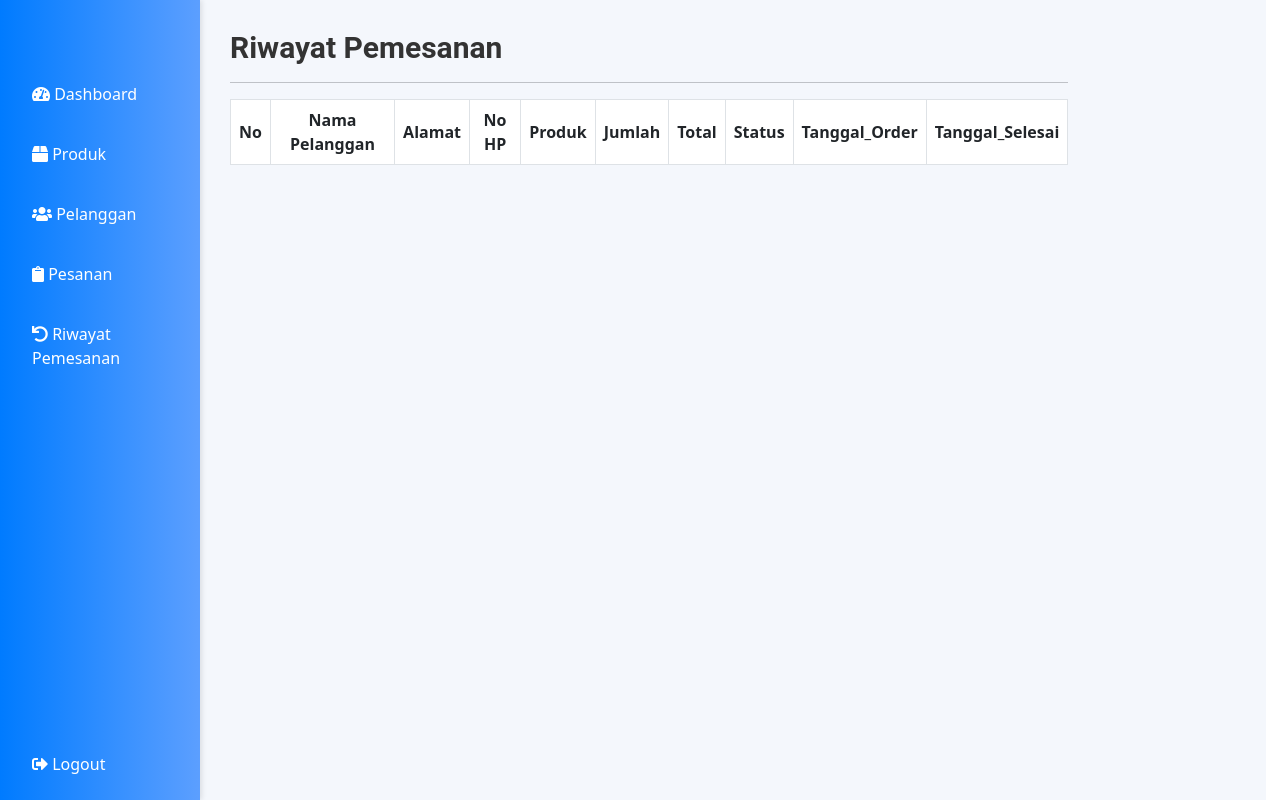
/admin/riwayatpemesanan.php, run on an earlier commit of the app's database.
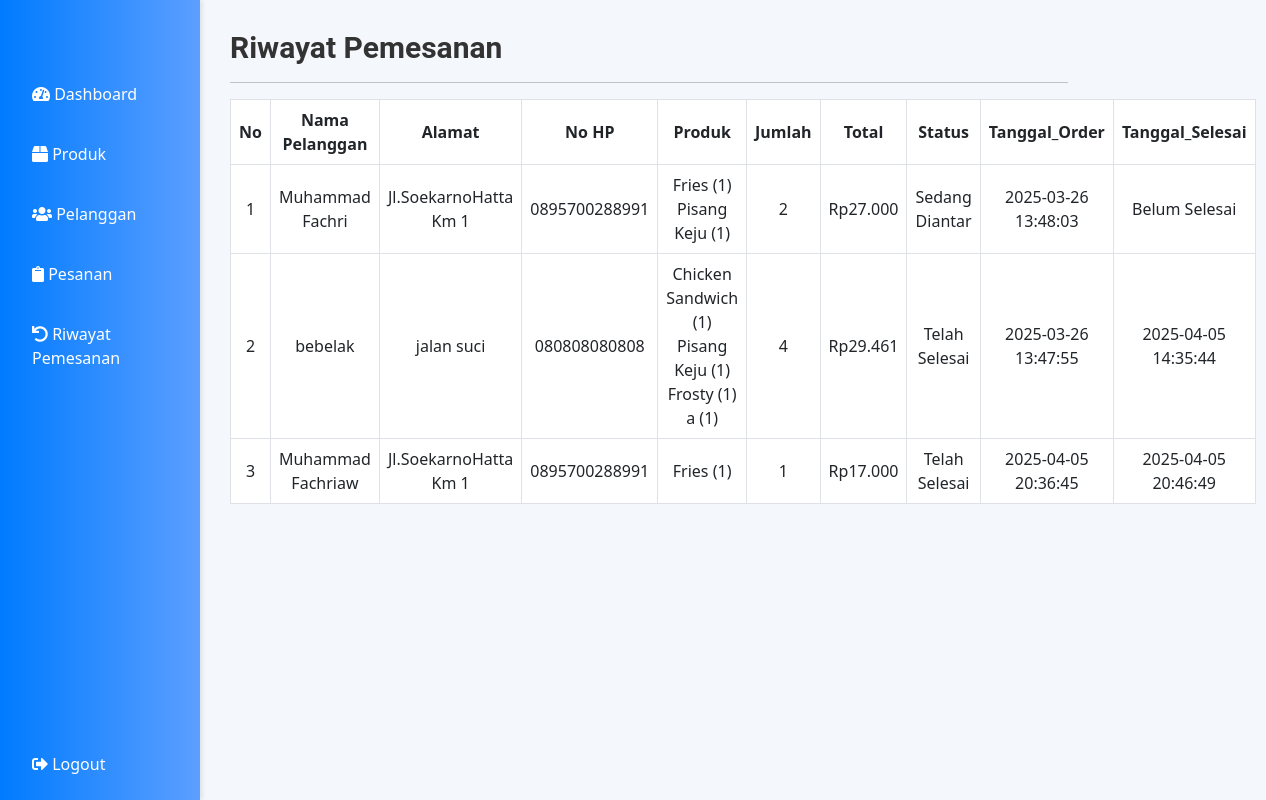
And on a later commit of the database.
### tables this page shows
CREATE TABLE `orders` (
  `order_id` int(11) NOT NULL,
  `cust_id` int(11) NOT NULL,
  `cust_ip` varchar(225) NOT NULL,
  `total` decimal(6,3) DEFAULT NULL,
  `name` varchar(50) NOT NULL,
  `alamat` varchar(100) NOT NULL,
  `phone` varchar(15) DEFAULT NULL,
  `delivery_type` text NOT NULL,
  `payment` text NOT NULL,
  `status` varchar(20) NOT NULL,
  `tanggal_order` datetime DEFAULT NULL,
  `tanggal_selesai` datetime DEFAULT NULL,
  `aktif` tinyint(1) NOT NULL DEFAULT 0
);

### admin/riwayatpemesanan.php (the view, shortened to what this page needs)
<?php
include "../koneksi/koneksi.php";
?>
<!DOCTYPE html>
<html lang="en">
<head>
  <link href="https://cdn.jsdelivr.net/npm/bootstrap@5.3.0/dist/css/bootstrap.min.css" rel="stylesheet">
  <link rel="stylesheet" href="https://cdnjs.cloudflare.com/ajax/libs/font-awesome/5.15.3/css/all.min.css">
</head>
<body>
  <div class="sidebar">
    <a href="dashboard.php"><i class="fas fa-tachometer-alt"></i> Dashboard</a>
    <a href="produk.php"><i class="fas fa-box"></i> Produk</a>
    <a href="pelanggan.php"><i class="fas fa-users"></i> Pelanggan</a>
    <a href="pesanan.php"><i class="fas fa-clipboard"></i> Pesanan</a>
    <a href="riwayatpemesanan.php"><i class="fas fa-undo"></i> Riwayat Pemesanan</a>
    <div style="flex-grow: 1;"></div>
    <a href="logout.php"><i class="fas fa-sign-out-alt"></i> Logout</a>
  </div>
  <div class="content">
    <div class="col-sm-9 col-sm-offset-3 col-md-10 col-md-offset-2 main">
      <h2 class="page-header">Riwayat Pemesanan</h2>
      <hr>
      <table id="tabelpesanan" class="table table-bordered table-hover">
        <thead>
          <tr>
            <th>No</th>
            <th>Nama Pelanggan</th>
            <th>Alamat</th>
            <th>No HP</th>
            <th>Produk</th>
            <th>Jumlah</th>
            <th>Total</th>
            <th>Status</th>
            <th>Tanggal_Order</th>
            <th>Tanggal_Selesai</th>
          </tr>
        </thead>
        <?php
        $query = "SELECT
        orders.order_id,
        orders.total,
        orders.name,
        orders.alamat,
        orders.phone,
        orders.status,
        orders.tanggal_order,
        orders.tanggal_selesai,
        GROUP_CONCAT(items.item_name SEPARATOR ', ') AS produk,
        GROUP_CONCAT(order_items.qty SEPARATOR ', ') AS jumlah
        from orders
        JOIN order_items ON orders.order_id = order_items.order_id
        JOIN items ON order_items.item_id = items.item_id
        GROUP BY orders.order_id";
        $result = $conn->query($query);
        $no = 1;
        while ($lihat = $result->fetch(PDO::FETCH_ASSOC)) {
          $total_produk = $lihat['total'];
          $produk = explode(', ', $lihat['produk']);
          $jumlah = explode(', ', $lihat['jumlah']);
        ?>
          <tbody>
            <tr>
              <td><?php echo $no; ?></td>
              <td><?php echo $lihat['name']; ?></td>
              <td><?php echo $lihat['alamat']; ?></td>
              <td><?php echo $lihat['phone']; ?></td>
              <td>
                <?php foreach ($produk as $key => $value) {
                  echo $value . ' (' . $jumlah[$key] . ')<br>';
                } ?>
              </td>
              <td>
                <?php
                $total_jumlah = array_sum($jumlah);
                echo $total_jumlah;
                ?>
              </td>
              <td><?php echo 'Rp' . $total_produk; ?></td>
              <td><?php echo $lihat['status']; ?></td>
              <td><?php echo $lihat['tanggal_order']; ?></td>
              <td>
                <?php if (empty($lihat['tanggal_selesai'])) { ?>
                  Belum Selesai
                <?php } else { ?>
                  <?php echo $lihat['tanggal_selesai']; ?>
                <?php } ?>
              </td>
            </tr>
            <?php $no++; ?>
          <?php
        } ?>
          </tbody>
      </table>
    </div>
  </div>
</body>
</html>

What changed in the data, as far as the page shows it:
added orders: name "Muhammad Fachri", alamat "Jl.SoekarnoHatta Km 1", phone "0895700288991", value "Fries", key "1", value "Pisang Keju", total_jumlah "2", total "27.000", status "Sedang Diantar", tanggal_order "2025-03-26 13:48:03", shows "Belum Selesai", shown under "Riwayat Pemesanan"
now on this page (row edited): orders: name "bebelak", alamat "jalan suci", phone "080808080808", value "Chicken Sandwich", key "1", value "Pisang Keju", value "Frosty", value "a", total_jumlah "4", total "29.461", status "Telah Selesai", tanggal_order "2025-03-26 13:47:55", tanggal_selesai "2025-04-05 14:35:44", shown under "Riwayat Pemesanan"
added orders: name "Muhammad Fachriaw", alamat "Jl.SoekarnoHatta Km 1", phone "0895700288991", value "Fries", key "1", total_jumlah "1", total "17.000", status "Telah Selesai", tanggal_order "2025-04-05 20:36:45", tanggal_selesai "2025-04-05 20:46:49"
